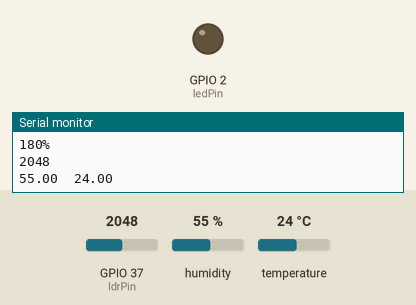
Recording of a sketch running on a simulated ESP32. Parts: output pins drawn as LEDs (lit = HIGH), the last lines printed to the serial monitor. The test bench sets the inputs (shaded band); at power-on: GPIO 37 (ldrPin) = 2048, humidity 55 %, temperature 24 °C.

Above: at 7.1 s.
7.2 s: GPIO 37 (ldrPin) set to 221
14.2 s: GPIO 37 (ldrPin) set to 178
At 19.1 s:
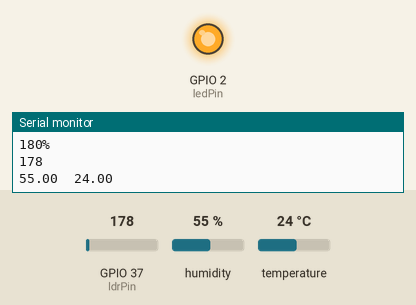
21.2 s: GPIO 37 (ldrPin) set to 240
At 25.9 s:
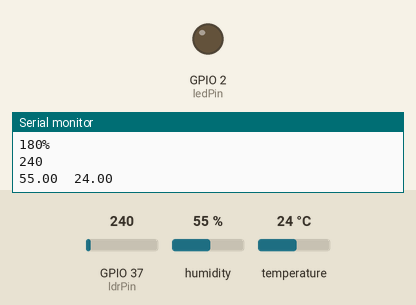
28.2 s: GPIO 37 (ldrPin) set to 160
At 31.5 s:
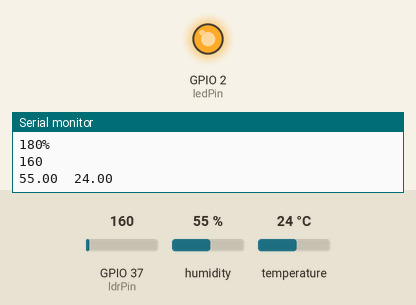
Timing chart, 0 to 33.0 s (numbered marks = the images above; inputs shaded):
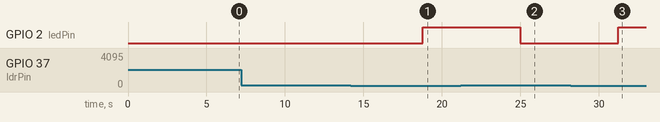

The sketch:

moistureprac.ino
```cpp
//TempandHumidity
#include "DHT.h"             // Library for DHT sensors
#define dhtPin 12            // data pin
#define dhtType DHT11        // DHT 11
DHT dht(dhtPin, dhtType);    // Initialise the DHT library
#include <SoftwareSerial.h>

SoftwareSerial ESP(2,3);

float humidityVal;           // humidity
float tempValC;              // temperature in degrees Celcius
float tempValF;              // temperature in degrees Fahrenheit
float heatIndexC;            // windchill in degrees Celcius
float heatIndexF;            // windchill in degrees Fahrenheit

const int dry = 1000; // value for dry sensor
const int wet = 730; // value for wet sensor

//LightIntensity Initialisations
int ldrPin = A1;              // LDR pin
int ldrVal = 0;               // Value of LDR
int ledPin = LED_BUILTIN;     // Build in LED pin

//SoilMoisture Initialisations
int sensorVal = analogRead(A0);

void setup()
{

  Serial.begin(115200);
    ESP.begin(115200);

  dht.begin();               // start with reading the DHT sensor
  pinMode(LED_BUILTIN, OUTPUT);
}

String values;
void loop()
{


  // Sensor has a range of 239 to 595
  // We want to translate this to a scale or 0% to 100%
  // More info: https://www.arduino.cc/reference/en/language/functions/math/map/
  int percentageHumididy = map(sensorVal, wet, dry, 100, 0);

  Serial.print(percentageHumididy);
  Serial.println("%");

  delay(100);

   ldrVal = analogRead(ldrPin);    // Read the analog value of the LDR
  Serial.println(ldrVal);         // Show the value in the serial monitor

  if (ldrVal < 200) {             // If the LDR value is lower than 200
    digitalWrite(ledPin, HIGH);   // Turn buildin LED on
  } else {
    digitalWrite(ledPin, LOW);    // Turn buildin LED off
  }

  delay(100);                     // Pause 100ms

   humidityVal = dht.readHumidity();        // get the humidity from the DHT sensor
  tempValC = dht.readTemperature();        // get the temperature in degrees Celcius from the DHT sensor
  tempValF = dht.readTemperature(true);    // get the temperature in degrees Fahrenheit from the DHT sensor

  // Check if all values are read correctly, if not try again and exit loop()
  if (isnan(humidityVal) || isnan(tempValC) || isnan(tempValF)) {
    Serial.println("Reading DHT sensor failed!");

    // end the loop() function
    return;
  }

  // Calculate the windchill in degrees Celcius
  heatIndexC = dht.computeHeatIndex(tempValC, humidityVal, false);

  // Calculate the windchill in degrees Fahrenheit
  heatIndexF = dht.computeHeatIndex(tempValF, humidityVal);

  // Print all values to the serial monitor
  // \t prints a tab character, \n a newline
  Serial.print(humidityVal);
  Serial.print("\t");
  Serial.print(tempValC);
  Serial.print("\n");

  delay(2000);

    values = String(tempValC)+','+String(humidityVal)+','+String(percentageHumididy)+','+String(ldrVal);

  delay(1000);
  Serial.flush();
  delay(1000);
  ESP.print(values);
  delay(2000);
}
```

Measured:
- the behaviour switches between 200 and 199 on GPIO 37 (ldrPin) (found by bisection; images 0 and 1)
- after the input at 14.2 s, GPIO 2 (ledPin): LOW → HIGH after 4.6 s
- after the input at 21.2 s, GPIO 2 (ledPin): HIGH → LOW after 3.8 s
- after the input at 28.2 s, GPIO 2 (ledPin): LOW → HIGH after 3.0 s
